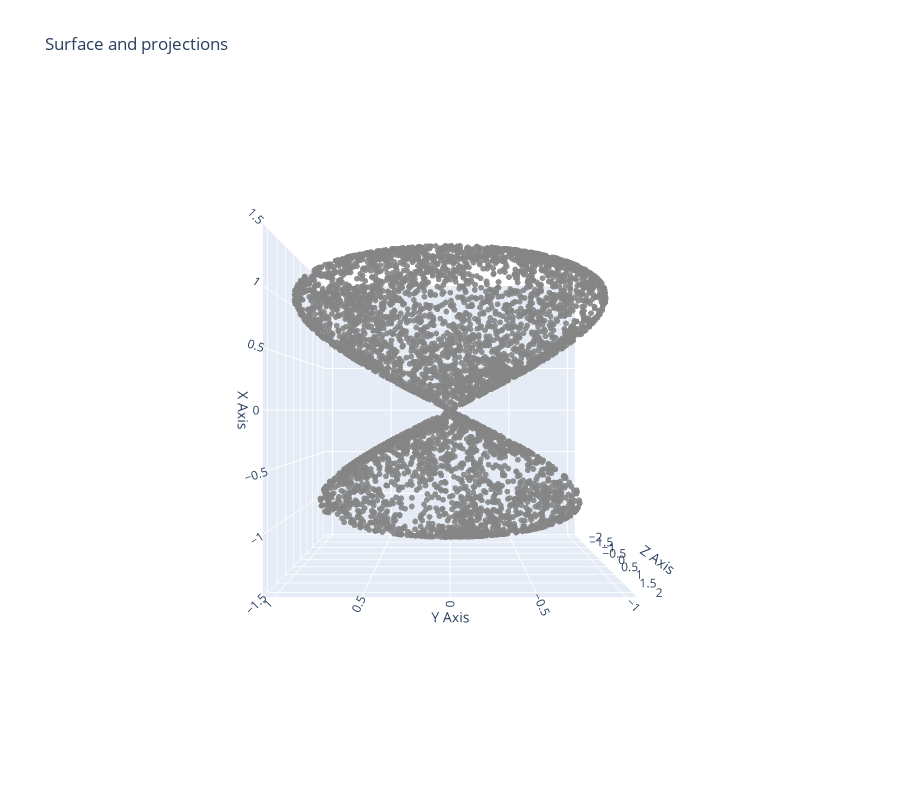

Notebook cell for this chart:
### Code cell
from jnlr.geodesics.samplers import langevin_implicit

def f(xyz):
    x, y, z = xyz
    return x**4 - x**2 + y**2 + z**2 - 2*x*z
Y_lang = langevin_implicit(f, n=5000, burn=100, thin=2, sigma=0.1, lam=0.01, kappa=0.02, R=3.0)
fig = plot_3d_projection(Y_lang)
fig.update_layout(scene_camera=dict(eye=dict(x=0., y=0., z=2.5)))

### Figure 1 — Plotly figure (JSON) as saved in the notebook; plotly's stock layout.template omitted (floating-point values rounded to 4 significant figures; data arrays with more than 128 entries replaced by an {"elided": "..."} marker saying what was removed)
{"data": [{"marker": {"color": "rgba(120,120,120,0.9)", "size": 2}, "mode": "markers", "name": "original", "x": {"elided": "5000 float values"}, "y": {"elided": "5000 float values"}, "z": {"elided": "5000 float values"}, "type": "scatter3d"}], "layout": {"scene": {"xaxis": {"title": {"text": "X Axis"}}, "yaxis": {"title": {"text": "Y Axis"}}, "zaxis": {"title": {"text": "Z Axis"}}, "aspectmode": "cube", "camera": {"eye": {"x": 0.0, "y": 0.0, "z": 2.5}}}, "legend": {"itemsizing": "constant"}, "title": {"text": "Surface and projections"}, "height": 800}}
